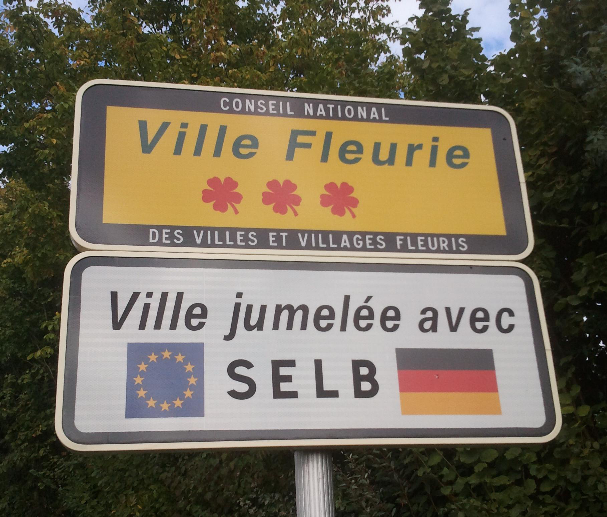
#> input picture skgtimage/utils/tests/data_color/truth/image.png, 607 x 517 px
$ python -i image03_LEVELSETS_Region_A.py   (imports and definitions only)   (older library calls are emulated)
#> lines starting #> are read from the running program, lines starting #| are printed output that depends on the picture
import os,time
import numpy as np
import scipy as sp;from scipy import misc;from scipy import ndimage
import matplotlib.pyplot as plt
import skgtimage as skgti
#import skimage; from skimage import filters
import helper

def median_filtering(image,size=3):
#> called with size = 3
    image_r=image[:,:,0]
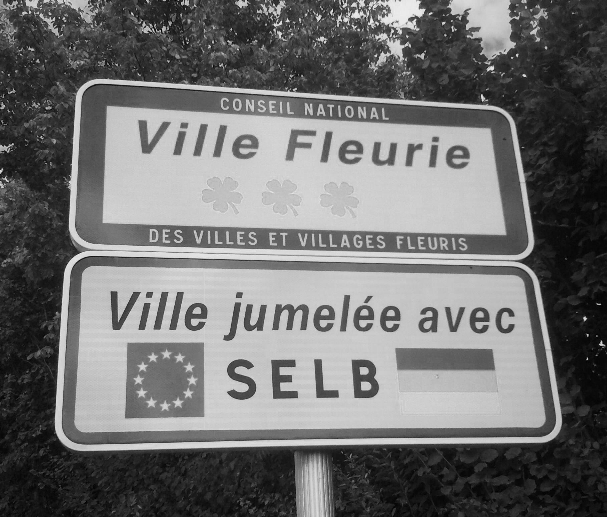
#> image_r: shape (517, 607); min 0, max 238, mean 111.4
    image_r=sp.ndimage.filters.median_filter(image_r, size)
    #image_r=sp.ndimage.filters.uniform_filter(image_r.astype(np.float), size).astype(np.uint8)
    image_g=image[:,:,1]
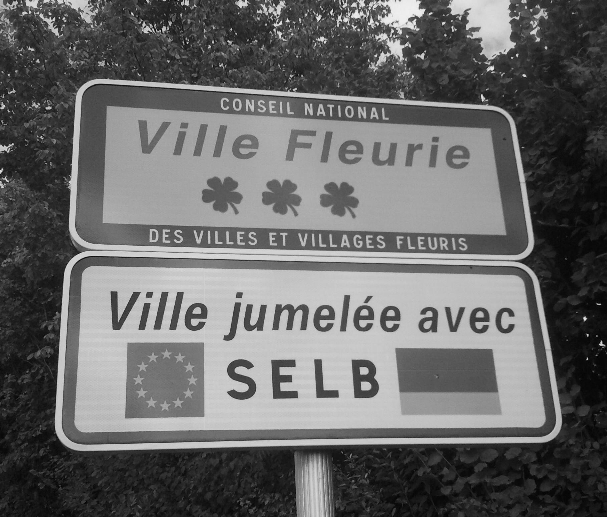
#> image_g: shape (517, 607); min 1, max 242, mean 103.6
    image_g=sp.ndimage.filters.median_filter(image_g, size)
    #image_g=sp.ndimage.filters.uniform_filter(image_g.astype(np.float), size).astype(np.uint8)
    image_b=image[:,:,2]
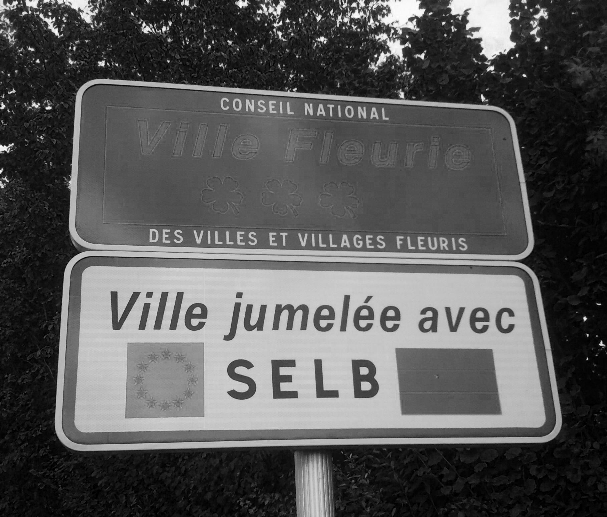
#> image_b: shape (517, 607); min 0, max 255, mean 86.3
    image_b=sp.ndimage.filters.median_filter(image_b, size)
    #image_b=sp.ndimage.filters.uniform_filter(image_b.astype(np.float), size).astype(np.uint8)
    #image=np.concatenate((image_r,image_g,image_b), axis=2)
    image=np.dstack((image_r,image_g,image_b))
    return image

truth_dir="../../Database/image03/pose_1/downsampled3/truth/"
# [1 line not run here, left out]
root_save_dir="../../Database/image03/results_pose1/Levelsets_Region_A/";
# [1 line not run here, left out]

#image=scipy.misc.imread(os.path.join(segmentation_dir,root_name+"_filtered.jpeg"))
#tmp_image=median_filtering(image_rgb, 3)
#image=skgti.utils.rgb2gray(tmp_image)
# [1 line that did not run here, left out]
#Noise removal
# [1 line that did not run here, left out]
#plt.imshow(image_smooth);plt.show();quit()

# [1 line that did not run here, left out]
# [1 line that did not run here, left out]
# Level set parameters
# [1 line that did not run here, left out]
epsilon = 1.5  # the paramater in the definition of smoothed Dirac function 1.5
timestep = 10  # time step 5
mu = 0.2 / timestep  # coefficient of the internal (penalizing) energy term P(\phi) - Note: the product timestep*mu must be less than 0.25 for stability!
lam = 5  # coefficient of the weighted length term Lg(\phi) 5
alf = 3  # coefficient of the weighted area term Ag(\phi); 3 ; # Note: Choose a positive(negative) alf if the initial contour is outside(inside) the object.
# Level set initialization: "contour" initial
c0 = 4
# [1 line that did not run here, left out]
w = 10
# [1 line that did not run here, left out]
# [1 line that did not run here, left out]

#DEFORMATION
# [16 lines not run here, left out]

>>> import cv2
>>> picture = cv2.cvtColor(cv2.imread('../skgtimage/utils/tests/data_color/truth/image.png'), cv2.COLOR_BGR2RGB)
>>> result = median_filtering(picture)
